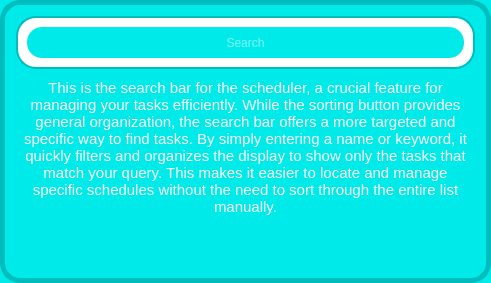
               <widget class="QFrame" name="frame_22">
                <property name="minimumSize">
                 <size>
                  <width>491</width>
                  <height>279</height>
                 </size>
                </property>
                <property name="styleSheet">
                 <string notr="true">background-color: rgb(0, 234, 234);
border-radius: 20px;
border: 5px solid  rgb(0, 189, 189)
</string>
                </property>
                <property name="frameShape">
                 <enum>QFrame::StyledPanel</enum>
                </property>
                <property name="frameShadow">
                 <enum>QFrame::Raised</enum>
                </property>
                <layout class="QGridLayout" name="gridLayout_32">
                 <item row="0" column="0">
                  <widget class="QFrame" name="frame_23">
                   <property name="sizePolicy">
                    <sizepolicy hsizetype="Expanding" vsizetype="Fixed">
                     <horstretch>0</horstretch>
                     <verstretch>0</verstretch>
                    </sizepolicy>
                   </property>
                   <property name="minimumSize">
                    <size>
                     <width>431</width>
                     <height>0</height>
                    </size>
                   </property>
                   <property name="maximumSize">
                    <size>
                     <width>16777215</width>
                     <height>91</height>
                    </size>
                   </property>
                   <property name="styleSheet">
                    <string notr="true">background-color: rgb(255, 255, 255);
border-radius: 20px;
border: 2px solid rgb(0, 189, 189)</string>
                   </property>
                   <property name="frameShape">
                    <enum>QFrame::StyledPanel</enum>
                   </property>
                   <property name="frameShadow">
                    <enum>QFrame::Raised</enum>
                   </property>
                   <layout class="QGridLayout" name="gridLayout_33">
                    <item row="0" column="0">
                     <widget class="QLineEdit" name="lineEdit_8">
                      <property name="enabled">
                       <bool>false</bool>
                      </property>
                      <property name="minimumSize">
                       <size>
                        <width>401</width>
                        <height>31</height>
                       </size>
                      </property>
                      <property name="styleSheet">
                       <string notr="true">border-radius: 15px;
background-color: rgb(0, 234, 234);
color: rgb(255, 255, 255);
font: 87 12pt &quot;Arial Black&quot;;
border:none;</string>
                      </property>
                      <property name="alignment">
                       <set>Qt::AlignCenter</set>
                      </property>
                      <property name="placeholderText">
                       <string>Search</string>
                      </property>
                     </widget>
                    </item>
                   </layout>
                  </widget>
                 </item>
                 <item row="1" column="0">
                  <widget class="QTextBrowser" name="textBrowser_4">
                   <property name="minimumSize">
                    <size>
                     <width>401</width>
                     <height>0</height>
                    </size>
                   </property>
                   <property name="styleSheet">
                    <string notr="true">border: none;</string>
                   </property>
                   <property name="html">
                    <string>&lt;!DOCTYPE HTML PUBLIC &quot;-//W3C//DTD HTML 4.0//EN&quot; &quot;http://www.w3.org/TR/REC-html40/strict.dtd&quot;&gt;
&lt;html&gt;&lt;head&gt;&lt;meta name=&quot;qrichtext&quot; content=&quot;1&quot; /&gt;&lt;style type=&quot;text/css&quot;&gt;
p, li { white-space: pre-wrap; }
&lt;/style&gt;&lt;/head&gt;&lt;body style=&quot; font-family:'MS Shell Dlg 2'; font-size:8.25pt; font-weight:400; font-style:normal;&quot;&gt;
&lt;p align=&quot;center&quot; style=&quot; margin-top:0px; margin-bottom:0px; margin-left:0px; margin-right:0px; -qt-block-indent:0; text-indent:0px;&quot;&gt;&lt;span style=&quot; font-family:'Courier New'; font-size:11pt; color:#ffffff;&quot;&gt;This is the search bar for the scheduler, a crucial feature for managing your tasks efficiently. While the sorting button provides general organization, the search bar offers a more targeted and specific way to find tasks. By simply entering a name or keyword, it quickly filters and organizes the display to show only the tasks that match your query. This makes it easier to locate and manage specific schedules without the need to sort through the entire list manually.&lt;/span&gt;&lt;/p&gt;&lt;/body&gt;&lt;/html&gt;</string>
                   </property>
                  </widget>
                 </item>
                </layout>
               </widget>
